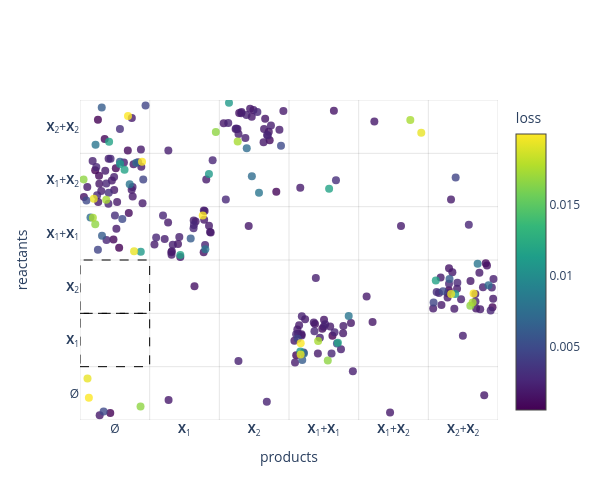

Notebook cell for this chart:
### Code cell
# Plot the reactant-product scatter for the top unfiltered IOCRNs
rewards_sorted = [iocrn.last_task_info['reward'] for iocrn in all_iocrns_sorted]
rewards_sorted_filtered = [iocrn.last_task_info['reward'] for iocrn in all_iocrns_sorted_filtered]

plot_reactant_product_scatter(
    all_iocrns_sorted_filtered[0:n_filtered],
    perf=rewards_sorted_filtered[0:n_filtered],
    species_labels=species_labels,
    max_order= mak_order,
    num_reactions_template=num_reactions_template,
    title="",
    cmap_name="viridis",
    max_ticks=20,
    figsize=(6, 5),
    jitter_scale=0.45,
    use_plotly=True  # ENABLE INTERACTIVE PLOTTING WITH PLOTLY
)

# Plot the reactant-product heatmap for the top filtered IOCRNs (topologically unique)
plot_reactant_product_heatmap(
    all_iocrns_sorted_filtered[0:n_filtered],
    species_labels,
    max_order= mak_order,
    num_reactions_template=num_reactions_template,
    title="",
    cmap_name="YlGnBu",
    max_ticks=20,
    figsize=(7, 6),
)

### Figure 1 — Plotly figure (JSON) as saved in the notebook; plotly's stock layout.template omitted (floating-point values rounded to 4 significant figures; data arrays with more than 128 entries replaced by an {"elided": "..."} marker saying what was removed)
{"data": [{"hovertemplate": "%{text}<extra></extra>", "marker": {"color": {"elided": "240 float values"}, "colorbar": {"title": {"text": "loss"}}, "colorscale": [[0, "#440154"], [0.1111, "#482878"], [0.2222, "#3e4989"], [0.3333, "#31688e"], [0.4444, "#26828e"], [0.5556, "#1f9e89"], [0.6667, "#35b779"], [0.7778, "#6ece58"], [0.8889, "#b5de2b"], [1, "#fde725"]], "opacity": 0.8, "showscale": true, "size": 8}, "mode": "markers", "text": {"elided": "240 str values"}, "type": "scatter", "x": {"elided": "240 float values"}, "y": {"elided": "240 float values"}}], "layout": {"height": 500, "hoverlabel": {"align": "left"}, "plot_bgcolor": "white", "shapes": [{"fillcolor": "rgba(0,0,0,0)", "layer": "above", "line": {"color": "black", "dash": "dash", "width": 1}, "type": "rect", "x0": -0.5, "x1": 0.5, "y0": 0.5, "y1": 1.5}, {"fillcolor": "rgba(0,0,0,0)", "layer": "above", "line": {"color": "black", "dash": "dash", "width": 1}, "type": "rect", "x0": -0.5, "x1": 0.5, "y0": 1.5, "y1": 2.5}, {"layer": "below", "line": {"color": "rgba(0,0,0,0.1)", "width": 1}, "type": "line", "x0": -0.5, "x1": -0.5, "y0": -0.5, "y1": 5.5}, {"layer": "below", "line": {"color": "rgba(0,0,0,0.1)", "width": 1}, "type": "line", "x0": 0.5, "x1": 0.5, "y0": -0.5, "y1": 5.5}, {"layer": "below", "line": {"color": "rgba(0,0,0,0.1)", "width": 1}, "type": "line", "x0": 1.5, "x1": 1.5, "y0": -0.5, "y1": 5.5}, {"layer": "below", "line": {"color": "rgba(0,0,0,0.1)", "width": 1}, "type": "line", "x0": 2.5, "x1": 2.5, "y0": -0.5, "y1": 5.5}, {"layer": "below", "line": {"color": "rgba(0,0,0,0.1)", "width": 1}, "type": "line", "x0": 3.5, "x1": 3.5, "y0": -0.5, "y1": 5.5}, {"layer": "below", "line": {"color": "rgba(0,0,0,0.1)", "width": 1}, "type": "line", "x0": 4.5, "x1": 4.5, "y0": -0.5, "y1": 5.5}, {"layer": "below", "line": {"color": "rgba(0,0,0,0.1)", "width": 1}, "type": "line", "x0": 5.5, "x1": 5.5, "y0": -0.5, "y1": 5.5}, {"layer": "below", "line": {"color": "rgba(0,0,0,0.1)", "width": 1}, "type": "line", "x0": -0.5, "x1": 5.5, "y0": -0.5, "y1": -0.5}, {"layer": "below", "line": {"color": "rgba(0,0,0,0.1)", "width": 1}, "type": "line", "x0": -0.5, "x1": 5.5, "y0": 0.5, "y1": 0.5}, {"layer": "below", "line": {"color": "rgba(0,0,0,0.1)", "width": 1}, "type": "line", "x0": -0.5, "x1": 5.5, "y0": 1.5, "y1": 1.5}, {"layer": "below", "line": {"color": "rgba(0,0,0,0.1)", "width": 1}, "type": "line", "x0": -0.5, "x1": 5.5, "y0": 2.5, "y1": 2.5}, {"layer": "below", "line": {"color": "rgba(0,0,0,0.1)", "width": 1}, "type": "line", "x0": -0.5, "x1": 5.5, "y0": 3.5, "y1": 3.5}, {"layer": "below", "line": {"color": "rgba(0,0,0,0.1)", "width": 1}, "type": "line", "x0": -0.5, "x1": 5.5, "y0": 4.5, "y1": 4.5}, {"layer": "below", "line": {"color": "rgba(0,0,0,0.1)", "width": 1}, "type": "line", "x0": -0.5, "x1": 5.5, "y0": 5.5, "y1": 5.5}], "title": {"text": ""}, "width": 600, "xaxis": {"range": [-0.5, 5.5], "showgrid": false, "tickmode": "array", "ticktext": ["Ø", "<b>X</b><sub>1</sub>", "<b>X</b><sub>2</sub>", "<b>X</b><sub>1</sub>+<b>X</b><sub>1</sub>", "<b>X</b><sub>1</sub>+<b>X</b><sub>2</sub>", "<b>X</b><sub>2</sub>+<b>X</b><sub>2</sub>"], "tickvals": [0, 1, 2, 3, 4, 5], "title": {"text": "products"}, "zeroline": false}, "yaxis": {"range": [-0.5, 5.5], "showgrid": false, "tickmode": "array", "ticktext": ["Ø", "<b>X</b><sub>1</sub>", "<b>X</b><sub>2</sub>", "<b>X</b><sub>1</sub>+<b>X</b><sub>1</sub>", "<b>X</b><sub>1</sub>+<b>X</b><sub>2</sub>", "<b>X</b><sub>2</sub>+<b>X</b><sub>2</sub>"], "tickvals": [0, 1, 2, 3, 4, 5], "title": {"text": "reactants"}, "zeroline": false}}}
